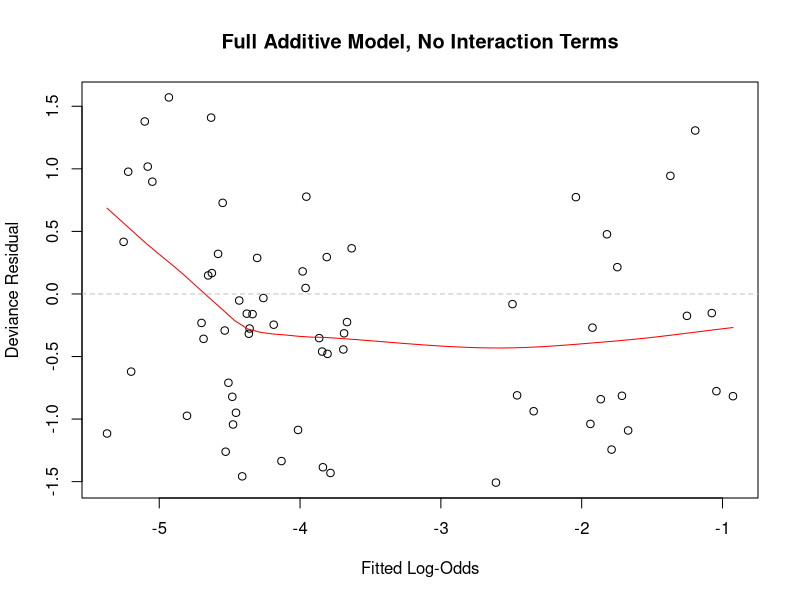
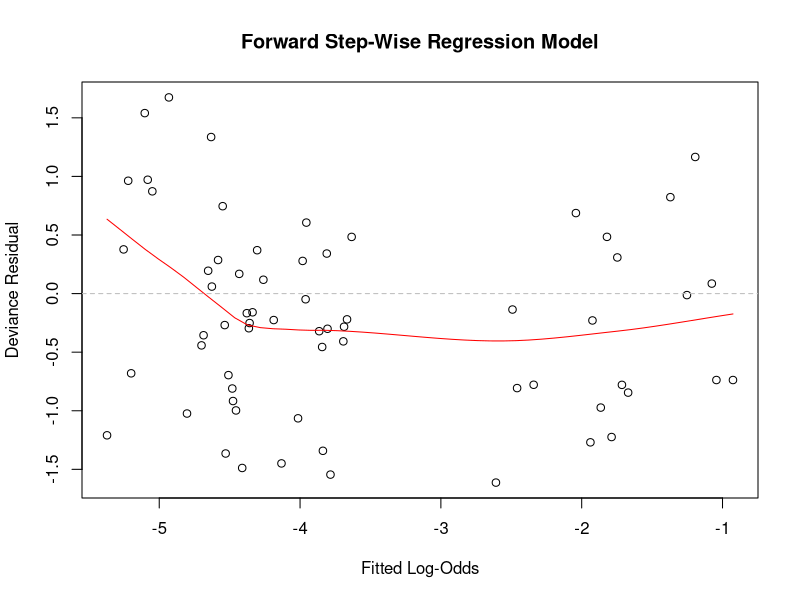

Generate these figures, in order, with R:
## ---- chunk 1
knitr::opts_chunk$set(echo = TRUE)
## ---- chunk 2
byss = read.csv("./Dataset/Byssinosis.csv")
head(byss)
## ---- chunk 3
# change Workspace to factor
byss$Workspace = factor(byss$Workspace, levels = c("3", "2", "1"))
## ---- chunk 4
# add Total column equal to Byssinosis + Non.Byssinosis
byss$Total = byss$Byssinosis + byss$Non.Byssinosis
## ---- chunk 5
# remove rows which have no total
byss = byss[byss$Total!=0,]
## ---- chunk 6
# unique values of each predictor variable
sapply(byss[1:5], function(x) unique(x))
## ---- chunk 7
# all terms, no interactions
glm1 = glm(cbind(Byssinosis, Non.Byssinosis)~Employment + Smoking + Sex + Race + Workspace,
           family=binomial(),
           data=byss)
summary(glm1)
BIC(glm1)
confint.default(glm1)
## ---- chunk 8
# step-wise regression
result1 = step(glm(cbind(Byssinosis, Non.Byssinosis)~1, binomial(), byss),
                  scope = ~Employment*Smoking*Sex*Race*Workspace,
                  k=log(72),
                  trace=0,
                  direction="forward")
summary(result1)
BIC(result1)
confint.default(result1)
## ---- chunk 9
# H_0: models are equivalent -> use simpler model
# H_1: models are not equivalent -> use more complex model
anv = anova(result1, glm1)
pvalue = 1-pchisq(anv[2, 4], anv[2,3])
pvalue
## ---- chunk 10
# glm1
ry = residuals(glm1, type="deviance")
rx = qlogis(fitted.values(glm1))

plot(rx, ry,
     xlab = "Fitted Log-Odds",
     ylab = "Deviance Residual",
     main = "Full Additive Model, No Interaction Terms",
     col = "black")
lines(loess.smooth(rx, ry), col="red")
abline(h=0, lty=2, col="grey")
## ---- chunk 11
# result1
ry = residuals(result1, type="deviance")
rx = qlogis(fitted.values(glm1))

plot(rx, ry,
     xlab = "Fitted Log-Odds",
     ylab = "Deviance Residual",
     main = "Forward Step-Wise Regression Model",
     col = "black")
lines(loess.smooth(rx, ry), col="red")
abline(h=0, lty=2, col="grey")
## ---- chunk 12
# all terms, no interactions, no size adjustments
glm2 = glm(Byssinosis~Employment + Smoking + Sex + Race + Workspace,
           family=poisson(),
           data=byss)
summary(glm2)
BIC(glm2)
confint.default(glm2)
## ---- chunk 13
# all terms, no interactions, w/ size adjustments
glm3 = glm(Byssinosis~Employment + Smoking + Sex + Race + Workspace + offset(log(Total)),
           family=poisson(),
           data=byss)
summary(glm3)
BIC(glm3)
confint.default(glm3)
## ---- chunk 14
# step-wise regression
result2 = step(glm(Byssinosis~offset(log(Total)), poisson(), byss),
               scope = ~Employment*Smoking*Sex*Race*Workspace,
               k=log(72),
               trace=0,
               direction="forward")
summary(result2)
BIC(result2)
confint.default(result2)
